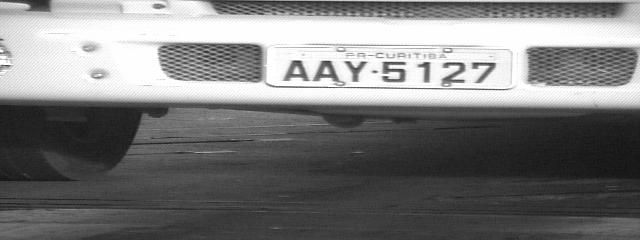
#> input picture imagesALPR/AAY-5127.jpg, 640 x 240 px; its folder holds only this picture in this run
$ python all-plates.py ../imagesALPR/AAY-5127.jpg   (older library calls are emulated)
#> lines starting #> are read from the running program, lines starting #| are printed output that depends on the picture; after the words box and inside, x2 and y2 are one past the last pixel; in counts of white or black regions, pixels touching at a corner belong together
import numpy as np
import cv2
import sys
import os
from operator import itemgetter

#frame = cv2.imread(sys.argv[1], cv2.IMREAD_COLOR)
#frame = cv2.pyrMeanShiftFiltering(frame, 31, 91)
qt_characters = 10
if not os.path.exists("output"):
    os.makedirs("output")

if not os.path.exists("output/all_outputs"):
    os.makedirs("output/all_outputs")

path = "./../imagesALPR/"
files = os.listdir(path)
for file2 in files:
    print(file2)
    file3 = file2.split('.')
    file = file3[0]
    frame = cv2.imread(path + file2, cv2.IMREAD_COLOR)
#> frame is the input picture: shape (240, 640, 3); min 17, max 255, mean 122.3
    gray_frame = cv2.cvtColor( frame, cv2.COLOR_RGB2GRAY )
    median_noise_reduction = cv2.medianBlur(gray_frame, 3)

    kernel = np.ones((3,3),np.uint8)
    eroded_frame = cv2.erode(median_noise_reduction, kernel, iterations = 1)
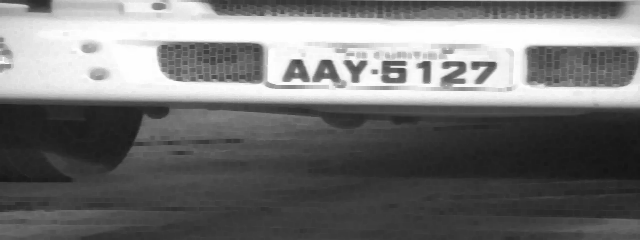
#> eroded_frame: shape (240, 640); min 21, max 255, mean 115.9
    dilated_frame = cv2.dilate(median_noise_reduction, kernel, iterations = 1)
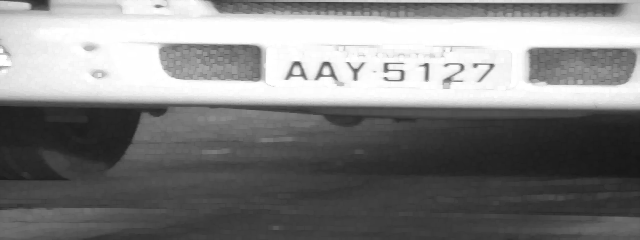
#> dilated_frame: shape (240, 640); min 23, max 255, mean 129.2

    new_frame = dilated_frame - eroded_frame
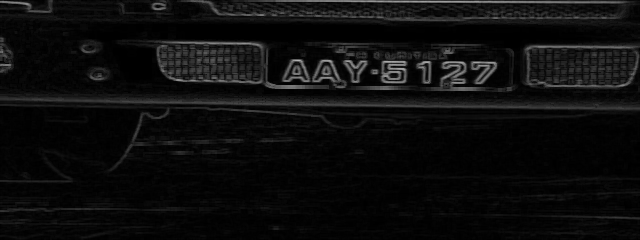
#> new_frame: shape (240, 640); min 0, max 180, mean 13.3

    kernel2 = np.ones((1, 70), np.uint8)

    eroded_frame2 = cv2.erode(new_frame, kernel2, iterations = 1)
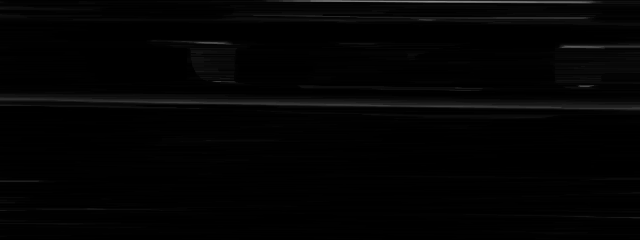
#> eroded_frame2: shape (240, 640); min 0, max 143, mean 3.3
    new_frame =  new_frame - eroded_frame2
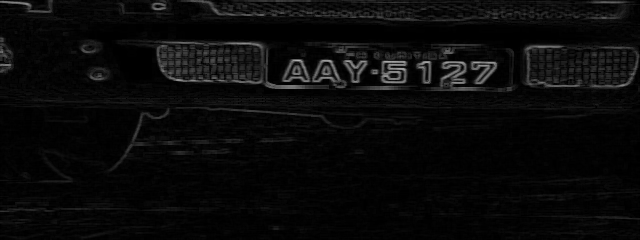
#> new_frame: shape (240, 640); min 0, max 179, mean 10

    h, w = new_frame.shape[:2]
#> h = 240; w = 640
    mask = np.zeros((h+2, w+2), np.uint8)

    (thresh, im_bw) = cv2.threshold(new_frame, 128, 255, cv2.THRESH_BINARY | cv2.THRESH_OTSU)
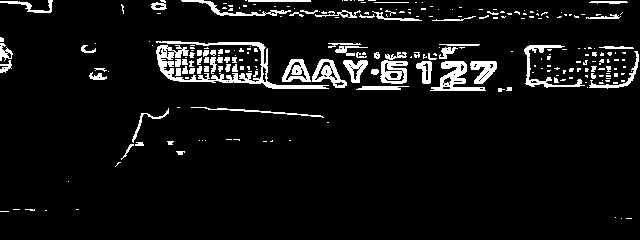
#> im_bw: shape (240, 640); 6.7% white; 252 white regions (177 under 20 px), largest, box (x1, y1, x2, y2) and area: (156, 41, 329, 89) 1713, (430, 61, 486, 91) 657, (524, 45, 585, 88) 489
#> thresh = 34

    new_frame2 = im_bw.copy()

    cv2.floodFill(new_frame2, mask, (0,0), 255)
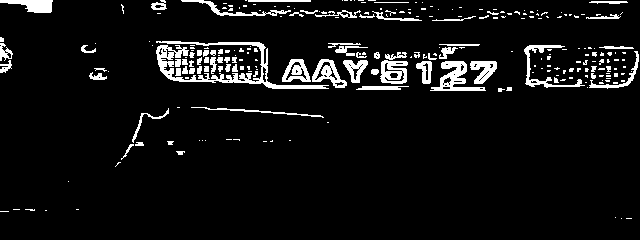
#> new_frame2: shape (240, 640); 6.9% white; 252 white regions (177 under 20 px), largest, box (x1, y1, x2, y2) and area: (156, 41, 329, 89) 1713, (430, 61, 486, 91) 657, (524, 45, 585, 88) 489

    new_frame2 = 255-new_frame2
#> new_frame2: shape (240, 640); 93.1% white; 252 black regions (177 under 20 px)
    #new_frame2 = cv2.erode(new_frame2, kernel, iterations = 1)
    #new_frame2 = cv2.dilate(new_frame2, kernel, iterations = 1)

    if not os.path.exists("output/" + file):
	    os.makedirs("output/" + file)

    _, contours,_ = cv2.findContours(new_frame2, cv2.RETR_EXTERNAL, cv2.CHAIN_APPROX_SIMPLE)
#> contours = 4 contours, 3 with area under 20; largest, box (x1, y1, x2, y2) and area: (0, 0, 640, 240) 151499
    imgsvector = []
    qt_characters = 10
    for contour in contours:
    	area = cv2.contourArea(contour)
    	if area > 250:
    		#cv2.drawContours(frame,contour,-1,(0,0,255),3) #desenha o contorno. Linha comentada pois estou desenhando retangulos em baixo

    		#rect = cv2.minAreaRect(contour) #pega o retangulo minimo
    		#box = cv2.boxPoints(rect) #pontos da box
    		#box = np.int0(box) #converte pra int0
    		#if abs(box[0][0]-box[2][0])>70: continue #se a largura for maior que 70
    		#cv2.drawContours(frame,[box],-1,(0,255,0),1) #desenha
    		x,y,w,h = cv2.boundingRect(contour) #boundingboxes
    		if w > (2*h):
    			continue
    		cv2.rectangle(frame, (x,y), (x+w,y+h), (0,255,0), 2) #desenha retangulo
    		crop_img = new_frame2[y:y+h, x:x+w] #corta o retangulo
    		numero = x+y #variavel pra controlar o nome dos caracteres segmentados
    		crop_imgTuple = (area, crop_img, numero)
    		imgsvector.append(crop_imgTuple)
#> this loop made 4 passes
#> (area, x, y, w, h) on pass 4: (151499, 0, 0, 640, 240)
#> after the loop, imgsvector = []

    imgsvector = sorted(imgsvector, key=itemgetter(0), reverse=True)
    imgsvector = imgsvector[0:qt_characters]
    imgsvector = sorted(imgsvector, key=itemgetter(2))

    for imgpos in imgsvector:
        cv2.imwrite("output/"+ file + "/" + str(imgpos[2]) + ".png", imgpos[1])
#> this loop made 0 passes

    cv2.imwrite("output/" + file + "/" + file + "1.jpg", new_frame2)
    cv2.imwrite("output/" + file + "/" + file + "2.jpg", frame)
    cv2.imwrite("output/all_outputs/" + file + ".jpg", new_frame2)
    #cv2.drawContours(frame,contours,-1,(0,0,255),6)
    #cv2.imshow('NEW_IMAGE', frame)
cv2.waitKey(0)

$ run again, on imagesALPR/AYA-8892.JPG
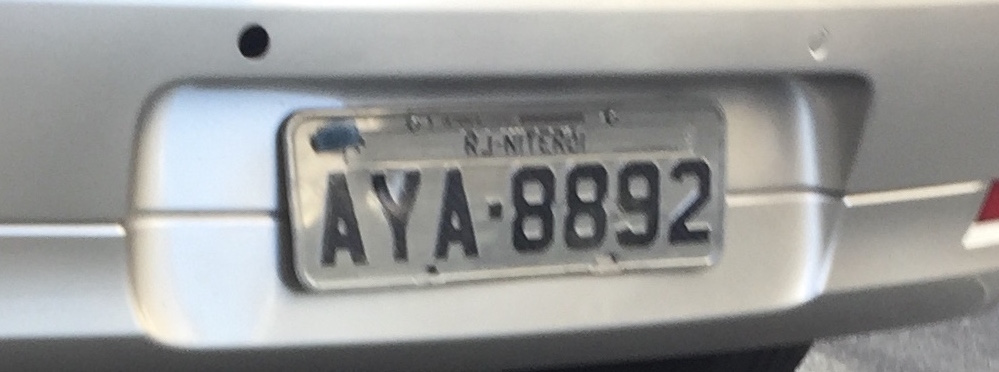
#> input picture imagesALPR/AYA-8892.JPG, 999 x 372 px
#> frame is the input picture: shape (372, 999, 3); mean B, G, R 151.7, 152.9, 152
#> `(thresh, im_bw) = cv2.threshold(new_frame, 128, 255, cv2.THRESH_BINARY..`:
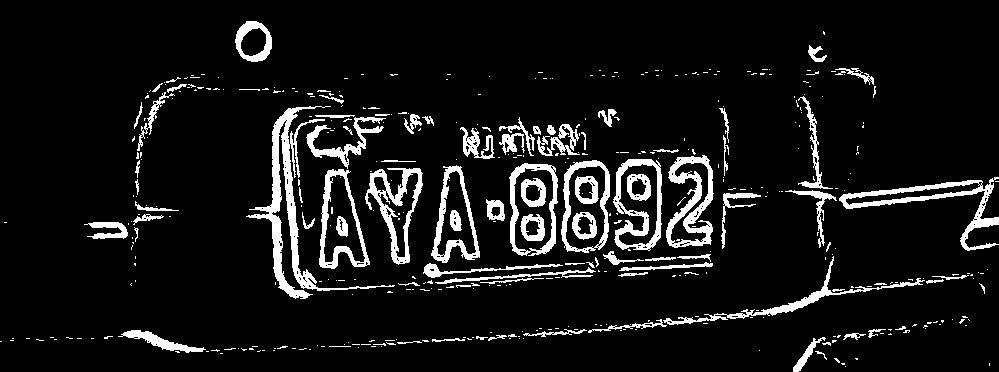
#> im_bw: shape (372, 999); 8.6% white; 435 white regions (342 under 20 px), largest, box (x1, y1, x2, y2) and area: (246, 106, 395, 299) 3721, (839, 177, 999, 251) 2016, (666, 155, 714, 248) 1868
#> thresh = 18
#> contours = 186 contours, 174 with area under 20; largest, box (x1, y1, x2, y2) and area: (514, 168, 553, 253) 2614, (566, 166, 605, 250) 2587, (619, 164, 657, 245) 1903, (324, 175, 365, 262) 1881, (437, 171, 476, 257) 1532
#> the loop `for contour in contours:` made 186 passes
#> (area, x, y, w, h, numero) on passes 57, 107, 111, 113, 115, 117, 120, 124: (513.5, 965, 225, 34, 23, 1190), (357.5, 980, 179, 19, 40, 1159), (1881, 324, 175, 41, 87, 499), (917, 374, 173, 44, 84, 547), (1531.5, 437, 171, 39, 86, 608), (2613.5, 514, 168, 39, 85, 682), (2587, 566, 166, 39, 84, 732), (1903, 619, 164, 38, 81, 783)
#> after the loop `for contour in contours:`: imgsvector = 10 items
#> the loop `for imgpos in imgsvector:` made 10 passes
#> pass 2, `cv2.imwrite("output/"+ file + "/" + str(imgpos[2]) + ".png", imgpos[1])`:
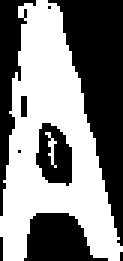
#> saved as 499.png: shape (87, 41) (shown 3 times larger); 50.9% white; 9 black regions (5 under 20 px), largest, box (x1, y1, x2, y2) and area: (16, 0, 41, 82) 934, (0, 0, 12, 72) 318, (8, 71, 36, 87) 302, (12, 41, 24, 62) 172
